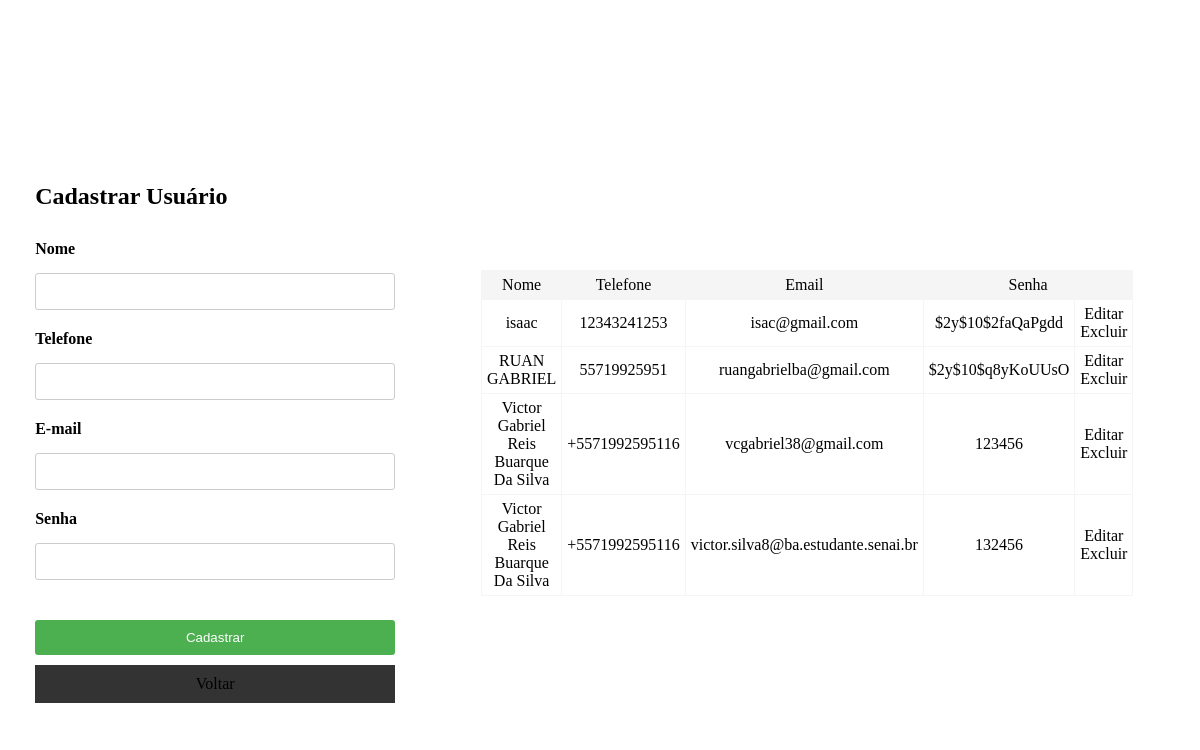
Screenshot of /Crud/cadastro.php with the database file from the repository.
### tables this page shows
CREATE TABLE `usuarios` (
  `id` int(11) NOT NULL,
  `nome` varchar(50) NOT NULL,
  `telefone` varchar(15) NOT NULL,
  `email` varchar(70) NOT NULL,
  `senha` varchar(16) NOT NULL
);

### Crud/cadastroPDO.php (called while the page is built, shortened)
<?php
class Pessoa {
    private $_pdo;
    public function __construct($dbname, $host, $user, $senha) {
        try {
            $this->_pdo = new PDO("mysql:dbname=".$dbname.";host=".$host, $user, $senha);
        } catch (PDOException $e) {
            echo "Error: Erro com banco de dados: " . $e->getMessage();
            exit();
        } catch (Exception $e) {
            echo "Error: Erro de conexão: " . $e->getMessage();
            exit();
        }
    }
    public function buscarDados() {
        $cmd = $this->_pdo->query("SELECT * FROM usuarios ORDER BY nome");
        $array = $cmd->fetchAll(PDO::FETCH_ASSOC);
        return $array;
    }
    }
?>

### Crud/cadastro.php (the view, shortened to what this page needs)
<?php
    require_once 'cadastroPDO.php';
    $conn = new Pessoa("cadastro", "localhost", "root","");
?>
<!DOCTYPE html>
<html lang="en">
<head>
    <link rel="stylesheet" href="style.css">
</head>
<body>
    <section id="esquerda">
        <form id="form-box"action="" method="POST">
            <h2>Cadastrar Usuário</h2>
            <label for="nome">Nome</label>
            <input type="text" name="nome" id="nome" value="<?php if(isset($array)){echo $array['nome'];}?>">
            <label for="telefone">Telefone</label>
            <input type="text"name="telefone" id="telefone" value="<?php if(isset($array)){echo $array['telefone'];}?>">
            <label for="email">E-mail</label>
            <input type="email"name="email" id="email" value="<?php if(isset($array)){echo $array['email'];}?>">
            <label for="senha">Senha</label>
            <input type="password"name="senha" id="senha" value="<?php if(isset($array)){echo $array['senha'];}?>">
            <button type="submit" value="<?php if(isset($array)){echo "Atualizar";} else {echo"Cadastrar";}?>">
                <?php if(isset($array)){echo "Atualizar";} else {echo"Cadastrar";}?>
            </button>
            <a class="register-button" href="login.php"> Voltar</a>
        </form>
    </section>
    <section id="direita">
        <table id="form-box">
            <tr id="titulo">
                <td>Nome</td>
                <td>Telefone</td>
                <td>Email</td>
                <td colspan="2">Senha</td>
            </tr>
            <?php
            $dados = $conn->buscarDados();
            if(count($dados)>0)
            {
                for($i=0; $i<count($dados); $i++)
                {
                    echo "<tr>";
                    foreach($dados[$i] as $k => $v)
                    {
                        if($k!="id")
                        {
                            echo " <td>".$v."</td> ";
                        }
                    }
                    ?>
                    <td>
                        <a id="black" href="cadastro.php?id_up=<?php echo $dados[$i]['id']?>">Editar</a>
                        <a id="black" href="cadastro.php?id=<?php echo $dados[$i]['id']?>">Excluir</a>
                    </td>
                    <?php
                    echo "</tr>";
                }
        }
    ?>
    </section>
</body>
</html>

### Crud/style.css (style rules this page uses)
body { background-image: url('3202426.jpg'); background-size: cover; background-repeat: no-repeat; display: flex; justify-content: center; align-items: center; height: 100vh; }
form { display: grid; gap: 10px; }
label { font-weight: bold; }
input[type="text"], input[type="email"], textarea { width: 100%; padding: 10px; border: 1px solid #ccc; border-radius: 3px; box-sizing: border-box; }
button[type="submit"], button[type="reset"] { width: 100%; padding: 10px; border: none; background-color: #4CAF50; color: white; cursor: pointer; border-radius: 3px; box-sizing: border-box; }
button[type="submit"] { margin-top: 20px; }
#form-box { background-color: rgb(255, 255, 255); padding: 20px; border-radius: 5px; box-sizing: border-box; width: 400px; margin: 0 auto; margin-top: 50px; }
#form-box label { margin-bottom: 5px; }
#form-box input[type="text"], #form-box input[type="password"], #form-box input[type="email"] { padding: 10px; margin-bottom: 10px; border: 1px solid #ccc; border-radius: 3px; box-sizing: border-box; }
#form-box button[type="submit"], #form-box button[type="reset"] { padding: 10px; border: none; background-color: #4CAF50; color: white; cursor: pointer; border-radius: 3px; box-sizing: border-box; }
#esquerda { width: 35%; float:left; }
#direita { width: 65%; float: right; }
table { width: 100%; border-collapse: collapse; }
#titulo { background-color: #f5f5f5; }
table, th, td { border: 1px solid #f5f5f5; padding: 5px; text-align: center; }
a { text-decoration: none; color: black !important; }
.register-button { background-color: #333; color: #f5f5f5; border: none; padding: 10px 20px; font-size: 16px; cursor: pointer; text-align: center; }
#black { color:#000; }

### rows the page displays
usuarios: nome "isaac", telefone "12343241253", email "isac@gmail.com", senha "$2y$10$2faQaPgdd"
usuarios: nome "RUAN GABRIEL", telefone "55719925951", email "ruangabrielba@gmail.com", senha "$2y$10$q8yKoUUsO"
usuarios: nome "Victor Gabriel Reis Buarque Da Silva", telefone "+5571992595116", email "vcgabriel38@gmail.com", senha "123456"
usuarios: nome "Victor Gabriel Reis Buarque Da Silva", telefone "+5571992595116", email "victor.silva8@ba.estudante.senai.br", senha "132456"
